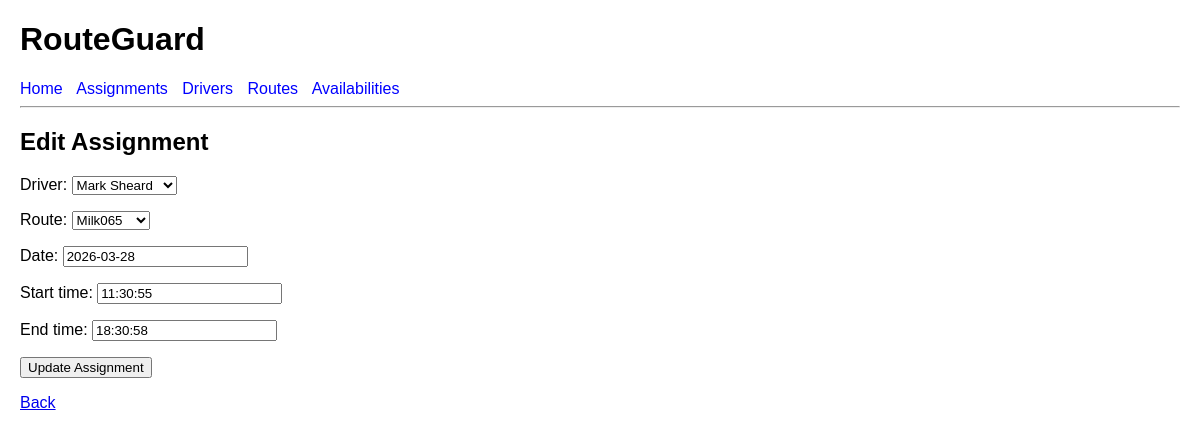
/assignments/2/edit/, run on an earlier commit of the app's database.
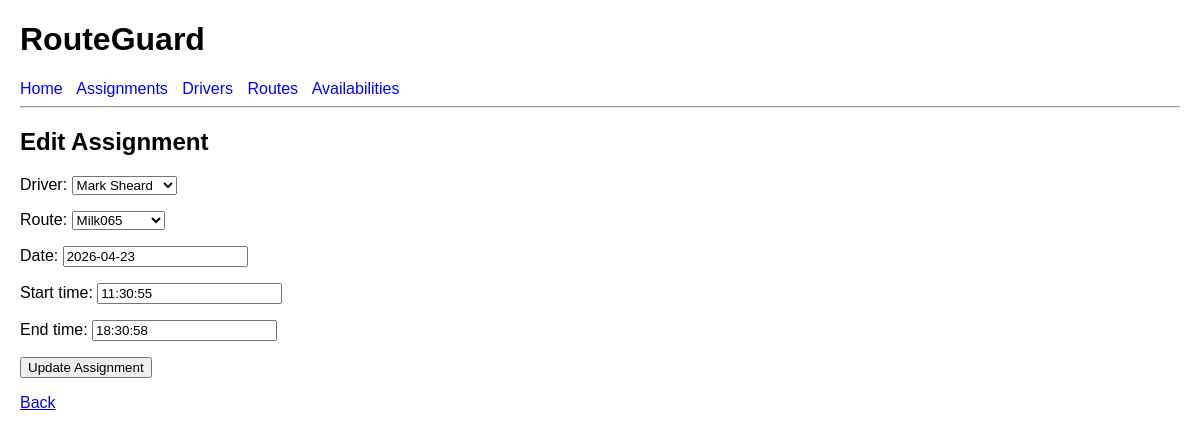
And on a later commit of the database.
### planner/models.py (models this page shows, shortened)
class Assignment(models.Model):
    driver = models.ForeignKey(Driver, on_delete=models.CASCADE)
    route = models.ForeignKey(Route, on_delete=models.CASCADE)
    date = models.DateField()
    start_time = models.TimeField()
    end_time = models.TimeField()

### planner/views.py (the view)
# urls.py: path("assignments/<int:assignment_id>/edit/", views.edit_assignment, name="edit_assignment"),
def edit_assignment(request, assignment_id):
    assignment = get_object_or_404(Assignment, id=assignment_id)
    if request.method == "POST":
        form = AssignmentForm(request.POST, instance=assignment)
        if form.is_valid():
            form.save()
            return redirect("assignment_list")
    else:
        form = AssignmentForm(instance=assignment)
    return render(
        request,
        "planner/edit_assignment.html",
        {"form": form, "assignment": assignment},
    )

### planner/forms.py (shortened to what this page needs)
class AssignmentForm(forms.ModelForm):
    class Meta:
        model = Assignment
        fields = ["driver", "route", "date", "start_time", "end_time"]

### planner/models.py (called while the page is built)
    def __str__(self):
        return self.name

    def __str__(self):
        return self.name

### planner/templates/planner/edit_assignment.html (shortened to what this page needs)
{% extends "base.html" %}
{% block content %}
<h2>Edit Assignment</h2>
<form method="post">
    {{ form.as_p }}
    <button type="submit">Update Assignment</button>
</form>
<p><a href="{% url 'assignment_list' %}">Back</a></p>
{% endblock %}

What changed in the data, as far as the page shows it:
changed Assignment "Mark Sheard": date "2026-03-28" → "2026-04-23"
